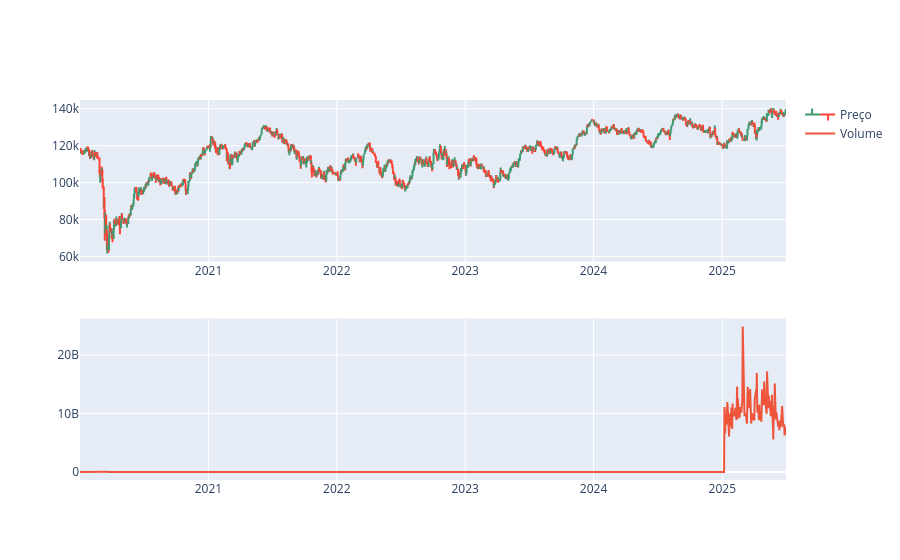

Notebook code cell kept with this figure:
### Markdown cell above
### Gráfico Candestick

### Code cell
fig = make_subplots(rows=2, cols=1)

fig.add_trace(go.Ohlc(x=df.Data,
                      open=df.Abertura,
                      high=df['Máxima'],
                      low=df['Mínima'],
                      close=df['Último'],
                      name='Preço'), row=1, col=1)

fig.add_trace(go.Scatter(x=df.Data, y=df['Vol.'], name='Volume'), row=2, col=1)

fig.update(layout_xaxis_rangeslider_visible=False)
fig.show()

### Figure 1 — Plotly figure (JSON) as saved in the notebook; plotly's stock layout.template omitted (floating-point values rounded to 4 significant figures; data arrays with more than 128 entries replaced by an {"elided": "..."} marker saying what was removed)
{"data": [{"close": {"elided": "1368 int values"}, "high": {"elided": "1368 int values"}, "low": {"elided": "1368 int values"}, "name": "Preço", "open": {"elided": "1368 int values"}, "type": "ohlc", "x": {"elided": "1368 str values"}, "xaxis": "x", "yaxis": "y"}, {"name": "Volume", "type": "scatter", "x": {"elided": "1368 str values"}, "xaxis": "x2", "y": {"elided": "1368 float values"}, "yaxis": "y2"}], "layout": {"xaxis": {"anchor": "y", "domain": [0, 1], "rangeslider": {"visible": false}}, "xaxis2": {"anchor": "y2", "domain": [0, 1]}, "yaxis": {"anchor": "x", "domain": [0.575, 1]}, "yaxis2": {"anchor": "x2", "domain": [0, 0.425]}}}
